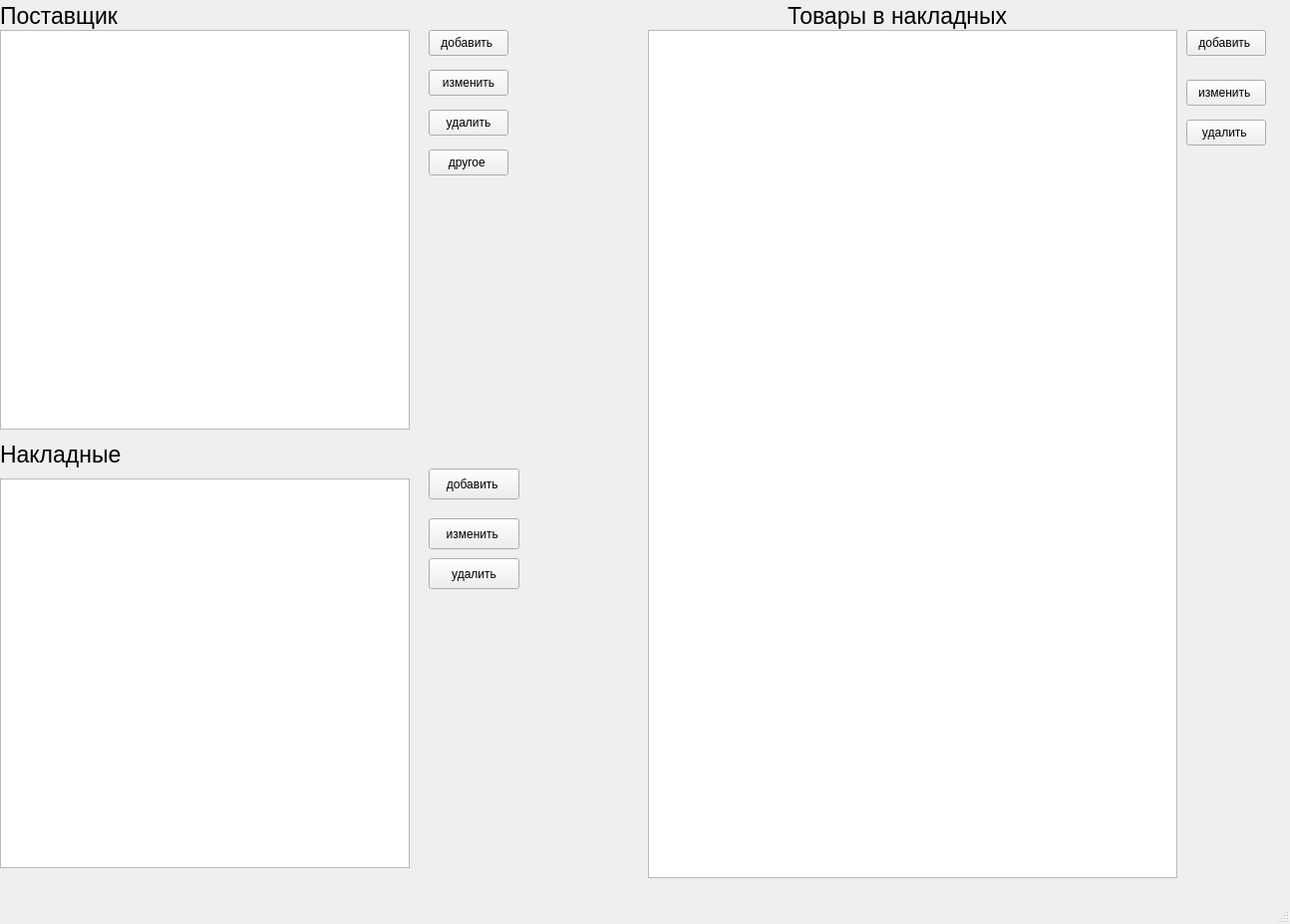
<?xml version="1.0" encoding="UTF-8"?>
<ui version="4.0">
 <class>MainWindow</class>
 <widget class="QMainWindow" name="MainWindow">
  <property name="geometry">
   <rect>
    <x>0</x>
    <y>0</y>
    <width>1294</width>
    <height>927</height>
   </rect>
  </property>
  <property name="windowTitle">
   <string>MainWindow</string>
  </property>
  <widget class="QWidget" name="centralwidget">
   <widget class="QLabel" name="label">
    <property name="geometry">
     <rect>
      <x>0</x>
      <y>0</y>
      <width>131</width>
      <height>31</height>
     </rect>
    </property>
    <property name="font">
     <font>
      <pointsize>17</pointsize>
     </font>
    </property>
    <property name="text">
     <string>Поставщик </string>
    </property>
   </widget>
   <widget class="QLabel" name="label_2">
    <property name="geometry">
     <rect>
      <x>0</x>
      <y>440</y>
      <width>141</width>
      <height>31</height>
     </rect>
    </property>
    <property name="font">
     <font>
      <pointsize>17</pointsize>
     </font>
    </property>
    <property name="text">
     <string>Накладные</string>
    </property>
   </widget>
   <widget class="QLabel" name="label_3">
    <property name="geometry">
     <rect>
      <x>790</x>
      <y>0</y>
      <width>241</width>
      <height>31</height>
     </rect>
    </property>
    <property name="font">
     <font>
      <pointsize>17</pointsize>
     </font>
    </property>
    <property name="text">
     <string>Товары в накладных</string>
    </property>
   </widget>
   <widget class="QTableView" name="tableView_provader">
    <property name="geometry">
     <rect>
      <x>0</x>
      <y>30</y>
      <width>411</width>
      <height>401</height>
     </rect>
    </property>
   </widget>
   <widget class="QTableView" name="tableView_invoices">
    <property name="geometry">
     <rect>
      <x>0</x>
      <y>480</y>
      <width>411</width>
      <height>391</height>
     </rect>
    </property>
   </widget>
   <widget class="QPushButton" name="pushButton_add_provader">
    <property name="geometry">
     <rect>
      <x>430</x>
      <y>30</y>
      <width>80</width>
      <height>26</height>
     </rect>
    </property>
    <property name="text">
     <string>добавить </string>
    </property>
   </widget>
   <widget class="QPushButton" name="pushButton_delete_provader">
    <property name="geometry">
     <rect>
      <x>430</x>
      <y>110</y>
      <width>80</width>
      <height>26</height>
     </rect>
    </property>
    <property name="text">
     <string>удалить</string>
    </property>
   </widget>
   <widget class="QPushButton" name="pushButton_add_invoices">
    <property name="geometry">
     <rect>
      <x>430</x>
      <y>470</y>
      <width>91</width>
      <height>31</height>
     </rect>
    </property>
    <property name="text">
     <string>добавить </string>
    </property>
   </widget>
   <widget class="QPushButton" name="pushButton_delete_invoices">
    <property name="geometry">
     <rect>
      <x>430</x>
      <y>560</y>
      <width>91</width>
      <height>31</height>
     </rect>
    </property>
    <property name="cursor">
     <cursorShape>ArrowCursor</cursorShape>
    </property>
    <property name="text">
     <string>удалить</string>
    </property>
   </widget>
   <widget class="QPushButton" name="pushButton_add_tovar_invoices">
    <property name="geometry">
     <rect>
      <x>1190</x>
      <y>30</y>
      <width>80</width>
      <height>26</height>
     </rect>
    </property>
    <property name="text">
     <string>добавить </string>
    </property>
   </widget>
   <widget class="QPushButton" name="pushButton_delete_tovar_invoices">
    <property name="geometry">
     <rect>
      <x>1190</x>
      <y>120</y>
      <width>80</width>
      <height>26</height>
     </rect>
    </property>
    <property name="text">
     <string>удалить </string>
    </property>
   </widget>
   <widget class="QTableView" name="tableView_tovar_invoices">
    <property name="geometry">
     <rect>
      <x>650</x>
      <y>30</y>
      <width>531</width>
      <height>851</height>
     </rect>
    </property>
   </widget>
   <widget class="QPushButton" name="pushButton_change_provider">
    <property name="geometry">
     <rect>
      <x>430</x>
      <y>70</y>
      <width>80</width>
      <height>26</height>
     </rect>
    </property>
    <property name="text">
     <string>изменить</string>
    </property>
   </widget>
   <widget class="QPushButton" name="pushButton_invoice">
    <property name="geometry">
     <rect>
      <x>430</x>
      <y>520</y>
      <width>91</width>
      <height>31</height>
     </rect>
    </property>
    <property name="text">
     <string>изменить </string>
    </property>
   </widget>
   <widget class="QPushButton" name="pushButton_goodsinvoice">
    <property name="geometry">
     <rect>
      <x>1190</x>
      <y>80</y>
      <width>80</width>
      <height>26</height>
     </rect>
    </property>
    <property name="text">
     <string>изменить </string>
    </property>
   </widget>
   <widget class="QPushButton" name="pb_window">
    <property name="geometry">
     <rect>
      <x>430</x>
      <y>150</y>
      <width>80</width>
      <height>26</height>
     </rect>
    </property>
    <property name="text">
     <string>другое </string>
    </property>
   </widget>
  </widget>
  <widget class="QStatusBar" name="statusbar"/>
 </widget>
 <resources/>
 <connections/>
</ui>
